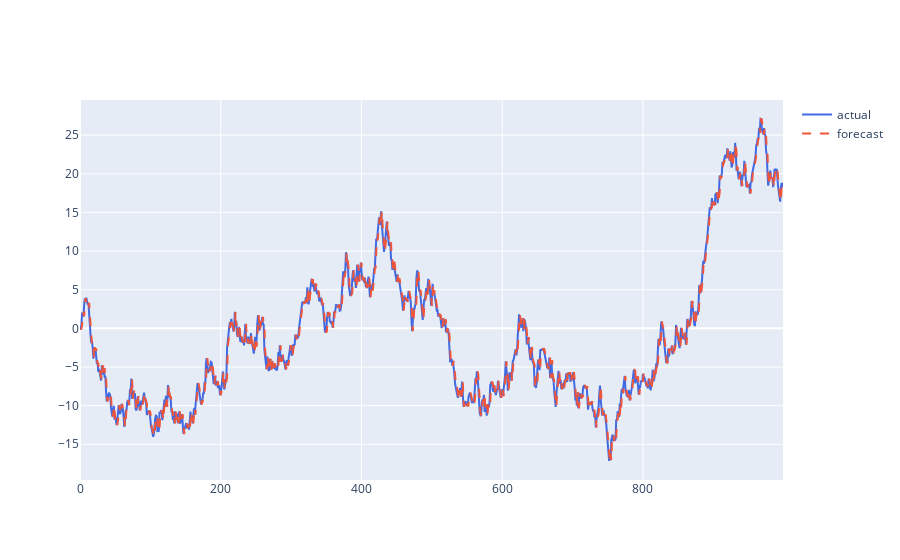

Write notebook code for a chart like this one.
### Code cell
fig = go.Figure()
fig.add_trace(go.Scatter(x=df.index, y=df['value'], name='actual', line = dict(color='royalblue')))
fig.add_trace(go.Scatter(x=df.index, y=df_shift['value'], name='forecast', line=dict(dash='dash')))
fig.show()

### Figure 1 — Plotly figure (JSON) as saved in the notebook; plotly's stock layout.template omitted (floating-point values rounded to 4 significant figures; data arrays with more than 128 entries replaced by an {"elided": "..."} marker saying what was removed)
{"data": [{"line": {"color": "royalblue"}, "name": "actual", "type": "scatter", "x": {"elided": "1000 int values"}, "y": {"elided": "1000 float values"}}, {"line": {"dash": "dash"}, "name": "forecast", "type": "scatter", "x": {"elided": "1000 int values"}, "y": {"elided": "1000 float values"}}], "layout": {}}
